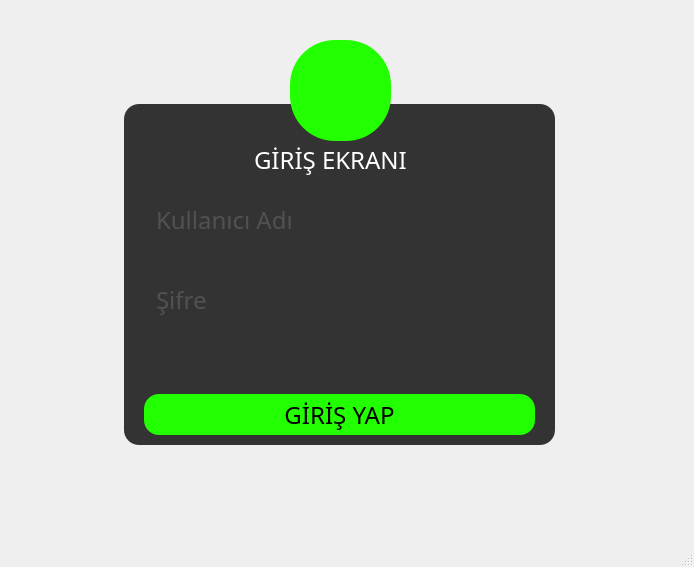
<?xml version="1.0" encoding="UTF-8"?>
<ui version="4.0">
 <class>Login</class>
 <widget class="QMainWindow" name="Login">
  <property name="enabled">
   <bool>true</bool>
  </property>
  <property name="geometry">
   <rect>
    <x>0</x>
    <y>0</y>
    <width>694</width>
    <height>567</height>
   </rect>
  </property>
  <property name="windowTitle">
   <string>Login Bejo</string>
  </property>
  <property name="windowIcon">
   <iconset>
    <normaloff>user.png</normaloff>user.png</iconset>
  </property>
  <property name="windowOpacity">
   <double>1.000000000000000</double>
  </property>
  <property name="layoutDirection">
   <enum>Qt::LeftToRight</enum>
  </property>
  <property name="autoFillBackground">
   <bool>false</bool>
  </property>
  <property name="styleSheet">
   <string notr="true">*{

font-family: century gothik;
font-size: 24px;
}

QFrame{
background: #333;
border-radius: 15px;
}

#Login{
border-image: url(:/fotos/wp1968953.jpg);
}
QPushButton{
	background-color: rgb(34, 255, 0);
border-radius: 60px;
}

QToolButton{
	background-color: rgb(34, 255, 0);
border-radius: 45px;
}

QLabel{
color: rgb(255, 255, 255);
}

QPushButton{
	background-color: rgb(34, 255, 0);
border-radius: 15px;
}

QPushButton:hover{
	background-color: rgb(34, 255, 0);
	border-radius: 15px;
	background: rgb(110, 179, 0);
}

QLineEdit{
	background: transparent;
	border: none;
	color: #717072;
	border-bottom: 1px sold #717072;
}</string>
  </property>
  <widget class="QWidget" name="centralwidget">
   <widget class="QFrame" name="frame">
    <property name="geometry">
     <rect>
      <x>124</x>
      <y>104</y>
      <width>431</width>
      <height>341</height>
     </rect>
    </property>
    <property name="layoutDirection">
     <enum>Qt::LeftToRight</enum>
    </property>
    <property name="autoFillBackground">
     <bool>false</bool>
    </property>
    <property name="frameShape">
     <enum>QFrame::StyledPanel</enum>
    </property>
    <property name="frameShadow">
     <enum>QFrame::Raised</enum>
    </property>
    <widget class="QLabel" name="label">
     <property name="geometry">
      <rect>
       <x>130</x>
       <y>30</y>
       <width>161</width>
       <height>51</height>
      </rect>
     </property>
     <property name="layoutDirection">
      <enum>Qt::LeftToRight</enum>
     </property>
     <property name="autoFillBackground">
      <bool>false</bool>
     </property>
     <property name="text">
      <string>GİRİŞ EKRANI</string>
     </property>
    </widget>
    <widget class="QPushButton" name="pushButton">
     <property name="geometry">
      <rect>
       <x>20</x>
       <y>290</y>
       <width>391</width>
       <height>41</height>
      </rect>
     </property>
     <property name="layoutDirection">
      <enum>Qt::LeftToRight</enum>
     </property>
     <property name="autoFillBackground">
      <bool>false</bool>
     </property>
     <property name="text">
      <string>GİRİŞ YAP</string>
     </property>
    </widget>
    <widget class="QLineEdit" name="lineEdit">
     <property name="geometry">
      <rect>
       <x>30</x>
       <y>100</y>
       <width>371</width>
       <height>31</height>
      </rect>
     </property>
     <property name="mouseTracking">
      <bool>true</bool>
     </property>
     <property name="layoutDirection">
      <enum>Qt::LeftToRight</enum>
     </property>
     <property name="autoFillBackground">
      <bool>false</bool>
     </property>
     <property name="inputMask">
      <string/>
     </property>
     <property name="text">
      <string/>
     </property>
     <property name="echoMode">
      <enum>QLineEdit::Normal</enum>
     </property>
     <property name="placeholderText">
      <string notr="true">Kullanıcı Adı</string>
     </property>
    </widget>
    <widget class="QLineEdit" name="lineEdit_2">
     <property name="geometry">
      <rect>
       <x>30</x>
       <y>180</y>
       <width>371</width>
       <height>31</height>
      </rect>
     </property>
     <property name="layoutDirection">
      <enum>Qt::LeftToRight</enum>
     </property>
     <property name="autoFillBackground">
      <bool>false</bool>
     </property>
     <property name="text">
      <string/>
     </property>
     <property name="echoMode">
      <enum>QLineEdit::Password</enum>
     </property>
     <property name="placeholderText">
      <string>Şifre</string>
     </property>
    </widget>
   </widget>
   <widget class="QToolButton" name="toolButton">
    <property name="geometry">
     <rect>
      <x>290</x>
      <y>40</y>
      <width>101</width>
      <height>101</height>
     </rect>
    </property>
    <property name="layoutDirection">
     <enum>Qt::LeftToRight</enum>
    </property>
    <property name="autoFillBackground">
     <bool>false</bool>
    </property>
    <property name="text">
     <string/>
    </property>
    <property name="icon">
     <iconset resource="pythonloginfotos.qrc">
      <normaloff>:/fotos/user.png</normaloff>:/fotos/user.png</iconset>
    </property>
    <property name="iconSize">
     <size>
      <width>50</width>
      <height>50</height>
     </size>
    </property>
   </widget>
  </widget>
  <widget class="QStatusBar" name="statusbar"/>
 </widget>
 <resources>
  <include location="pythonloginfotos.qrc"/>
 </resources>
 <connections/>
</ui>
